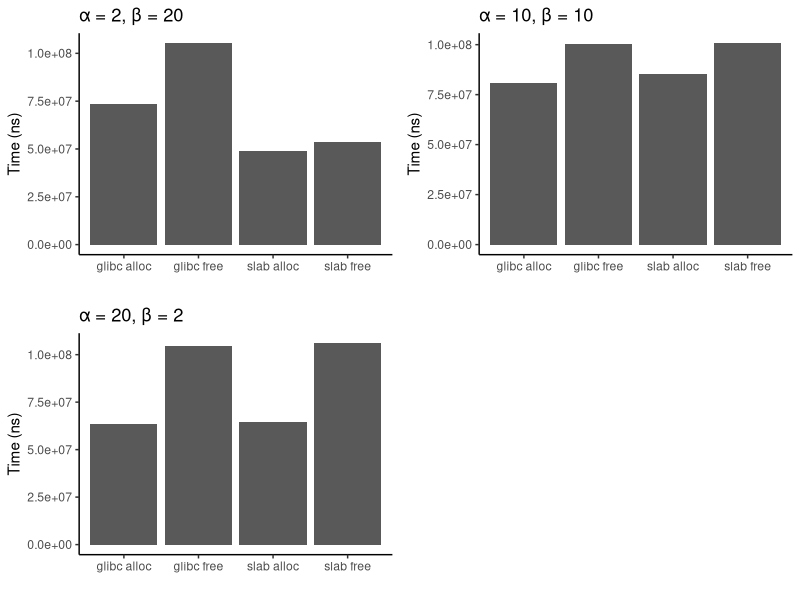
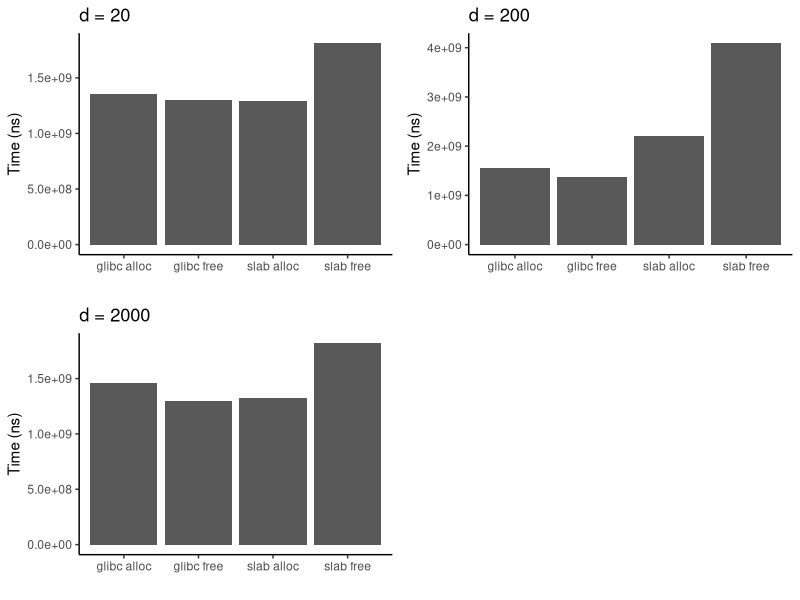

R code for these plots, in order:
library(cowplot)
library(ggplot2)

a2b20 = data.frame(
  name=c("glibc alloc", "glibc free", "slab alloc", "slab free"),
  value=c(73762004, 105279871, 48850355, 53842230)
)

a10b10 = data.frame(
  name=c("glibc alloc", "glibc free", "slab alloc", "slab free"),
  value=c(80618721, 100255538, 85237269, 100701580)
)

a20b2 = data.frame(
  name=c("glibc alloc", "glibc free", "slab alloc", "slab free"),
  value=c(63419295, 104708128, 64289456, 106009778)
)

p1 = ggplot(a2b20, aes(x=name, y=value)) + 
        geom_bar(stat = "identity") +
        ggtitle("α = 2, β = 20") +
        xlab("") + 
        ylab("Time (ns)") +
        theme_classic()

p2 = ggplot(a10b10, aes(x=name, y=value)) + 
        geom_bar(stat = "identity") +
        ggtitle("α = 10, β = 10") +
        xlab("") + 
        ylab("Time (ns)") + 
        theme_classic()


p3 = ggplot(a20b2, aes(x=name, y=value)) + 
        geom_bar(stat = "identity") +
        ggtitle("α = 20, β = 2") +
        xlab("") +
        ylab("Time (ns)") +
        theme_classic()


p4 = plot_grid(p1, p2, p3, labels=c("", "", ""), ncol=2, nrow=2)
sizedistrfile = "sizedistr.pdf"
save_plot(sizedistrfile, p4, ncol=2, nrow=2, base_asp=1.1, device=cairo_pdf)


d20 = data.frame(
  name=c("glibc alloc", "glibc free", "slab alloc", "slab free"),
  value=c(1353739496, 1302657973, 1296069239, 1811195904)
)

d200 = data.frame(
  name=c("glibc alloc", "glibc free", "slab alloc", "slab free"),
  value=c(1562964912, 1372038624, 2205603636, 4090888374)
)

d2000 = data.frame(
  name=c("glibc alloc", "glibc free", "slab alloc", "slab free"),
  value=c(1459956050, 1299646708, 1324878552, 1819149237)
)

p5 = ggplot(d20, aes(x=name, y=value)) + 
        geom_bar(stat = "identity") +
        ggtitle("d = 20") +
        xlab("") + 
        ylab("Time (ns)") +
        theme_classic()

p6 = ggplot(d200, aes(x=name, y=value)) + 
        geom_bar(stat = "identity") +
        ggtitle("d = 200") +
        xlab("") + 
        ylab("Time (ns)") + 
        theme_classic()


p7 = ggplot(d2000, aes(x=name, y=value)) + 
        geom_bar(stat = "identity") +
        ggtitle("d = 2000") +
        xlab("") +
        ylab("Time (ns)") +
        theme_classic()

p8 = plot_grid(p5, p6, p7, labels=c("", "", ""), ncol=2, nrow=2)
randompatternfname = "randomapttern.pdf"
save_plot(randompatternfname, p8, ncol=2, nrow=2, base_asp=1.1, device=cairo_pdf)
